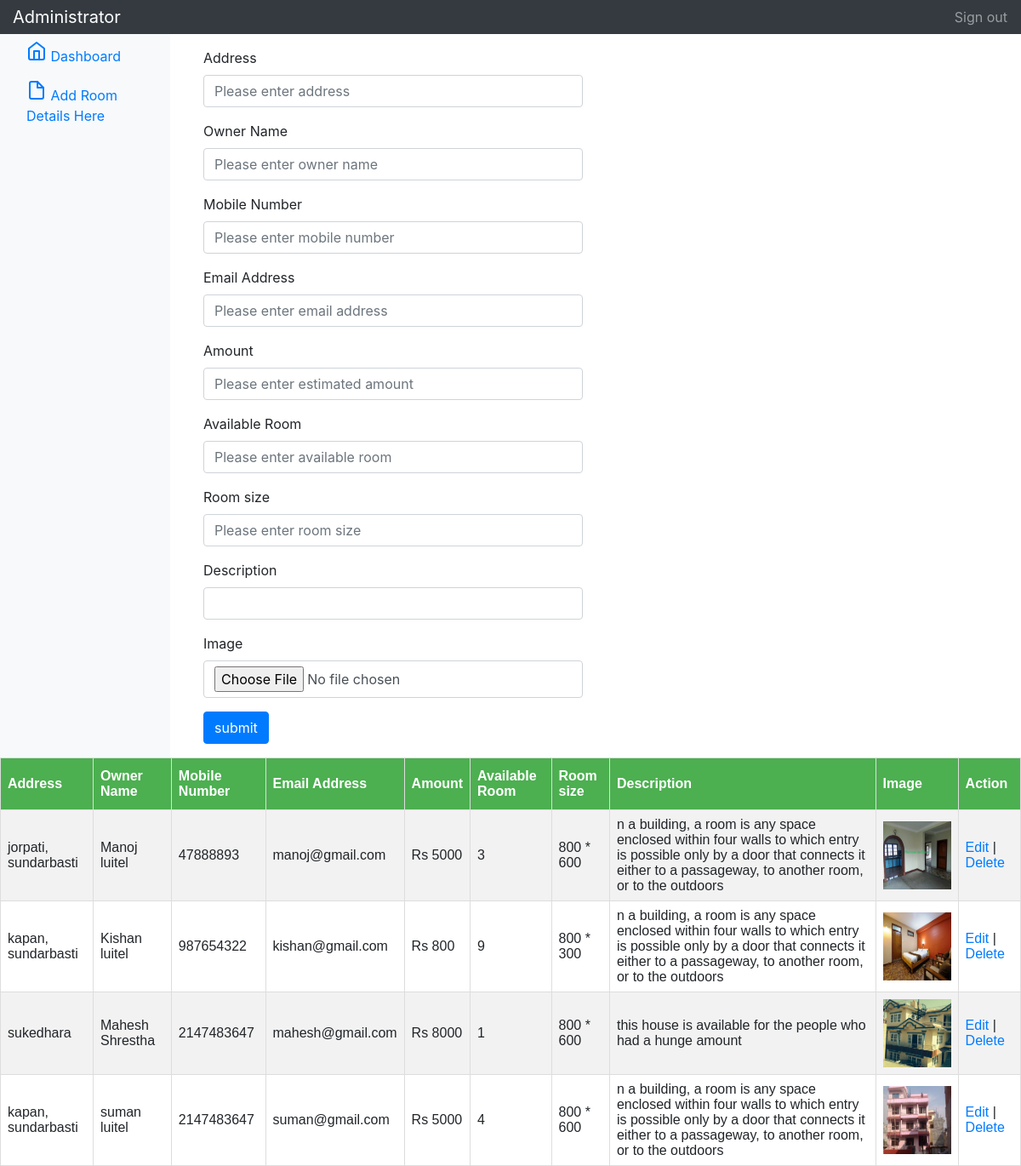
Page /Rental/admin/picture.php on the committed database.
### tables this page shows
CREATE TABLE `house` (
  `house_id` int(100) NOT NULL,
  `address` varchar(100) NOT NULL,
  `owner_name` varchar(100) NOT NULL,
  `number` int(50) NOT NULL,
  `email` varchar(50) NOT NULL,
  `amount` varchar(100) NOT NULL,
  `available_room` int(20) NOT NULL,
  `room_size` varchar(20) NOT NULL,
  `description` varchar(200) NOT NULL,
  `image` varchar(100) NOT NULL
);

### Rental/admin/picture.php (the view, shortened to what this page needs)
<?php
require '../header.php';
require 'navigation.php';
?>
<main role="main" class="col-md-9 ml-sm-auto col-lg-10 pt-3 px-4">
  <div class="container picture">
    <div class="row">
      <div class="col-lg-6">
        <form method="post" action="pictureaction.php" enctype="multipart/form-data">
          <div class="form-group">
           <label for="exampleFormControlTextarea1">Address</label>
           <input type="text" required class="form-control" name="address" aria-describedby="emailHelp" placeholder="Please enter address" value="">
         </div>
         <div class="form-group">
           <label for="exampleFormControlTextarea1">Owner Name</label>
           <input type="text" required class="form-control" name="name" aria-describedby="emailHelp" placeholder="Please enter owner name" value="">
         </div>
         <div class="form-group">
           <label for="exampleFormControlTextarea1">Mobile Number</label>
           <input type="number" required class="form-control" aria-describedby="emailHelp" placeholder="Please enter mobile number" name="number" value="">
         </div>
         <div class="form-group">
           <label for="exampleFormControlTextarea1">Email Address</label>
           <input type="email" required class="form-control"  aria-describedby="emailHelp" placeholder="Please enter email address" name="email" value="">
         </div>
         <div class="form-group">
           <label for="exampleFormControlTextarea1">Amount</label>
           <input type="text" required class="form-control" aria-describedby="emailHelp" placeholder="Please enter estimated amount" name="amount" value="">
         </div>
            <div class="form-group">
           <label for="exampleFormControlTextarea1">Available Room</label>
           <input type="text" required class="form-control" aria-describedby="emailHelp" placeholder="Please enter available room" name="available_room">
         </div>
         <div class="form-group">
           <label for="exampleFormControlTextarea1">Room size</label>
           <input type="text" required class="form-control" aria-describedby="emailHelp" placeholder="Please enter room size" name="room_size">
         </div>
         <div class="form-group">
           <label for="exampleFormControlTextarea1">Description </label>
           <input type="textarea" required class="form-control"  name="description" value="">
         </div>
         <div class="form-group">
           <label for="exampleFormControlTextarea1">Image </label>
           <input type="file" required class="form-control"  name="aimage" value="">
         </div>
         <button type="submit" class="btn btn-primary" name="submit">submit</button>
       </form>
     </div>
   </div>
 </div>
</main>
</div>
</div>
<table id="customers">
  <tr>
    <th>Address</th>
    <th>Owner Name</th>
    <th>Mobile Number</th>
    <th>Email Address</th>
    <th>Amount</th>
    <th>Available Room</th>
    <th>Room size</th>
    <th>Description</th>
    <th>Image</th>
    <th>Action</th>
  </tr>
  <?php
  require_once('../dbconnection.php');
  $sqlselect = "select * from house";
  $select=mysqli_query($conn, $sqlselect);
  if($select!=""):
    $path = (@$_SERVER["HTTPS"] == "on") ? "https://" : "http://";
    $path .=$_SERVER["SERVER_NAME"]. dirname($_SERVER["PHP_SELF"]);
    while ($row = mysqli_fetch_assoc($select)):
      ?>
      <tr>
        <td><?php echo $row["address"]; ?></td>
        <td><?php echo $row["owner_name"]; ?></td>
        <td><?php echo $row["number"]; ?></td>
        <td><?php echo $row["email"]; ?></td>
        <td><?php echo $row["amount"]; ?></td>
        <td><?php echo $row["available_room"]; ?></td>
        <td><?php echo $row["room_size"]; ?></td>
        <td><?php echo $row["description"]; ?></td>
        <td><img src="<?php echo $path."/dataimg/".$row['image']; ?>" width="80" height="80" /></td>
        <td><a href="drawingedit.php?id=<?php echo $row["house_id"]; ?>">Edit</a> | <a href="drawingdelete.php?id=<?php echo $row["house_id"]; ?>" onclick="return confirm('Are you sure you want to delete this item?');">Delete</a></td>
      </tr>
      <?php
    endwhile;
  endif;
  ?>
</table>

### Rental/header.php
<html>
<head>
	<link rel="stylesheet" href="https://maxcdn.bootstrapcdn.com/bootstrap/4.0.0/css/bootstrap.min.css">
	<link rel="stylesheet" href="assets/bootstrap1.css">
	<link rel="stylesheet" type="text/css" href="assets/style.css">
</head>
<body>

### Rental/admin/navigation.php
<nav class="navbar navbar-dark sticky-top bg-dark flex-md-nowrap p-0">
  <a class="navbar-brand col-sm-3 col-md-2 mr-0" href="#">Administrator</a>
  <ul class="navbar-nav px-3">
    <li class="nav-item text-nowrap">
      <a class="nav-link" href="signout.php">Sign out</a>
    </li>
  </ul>
</nav>
<div class="container-fluid">
  <div class="row">
    <nav class="col-md-2 d-none d-md-block bg-light sidebar">
      <div class="sidebar-sticky">
        <ul class="nav flex-column">
          <li class="nav-item">
            <a class="nav-link" href="http://localhost/Rental/admin/index.php">
              <span data-feather="home"></span>
              Dashboard <span class="sr-only">(current)</span>
            </a>
          </li>
          <li class="nav-item">
            <a class="nav-link" href="picture.php">
              <span data-feather="file"></span>
              Add Room Details Here
            </a>
          </li>
        </ul>
      </div>
    </nav>

### Rental/assets/style.css (style rules this page uses)
.container { background:#fff; border-radius: 10px; }
.picture { float: left; }

### Rental/admin/picture.php (style rules this page uses)
#customers { font-family: "Trebuchet MS", Arial, Helvetica, sans-serif; border-collapse: collapse; width: 100%; }
#customers td, #customers th { border: 1px solid #ddd; padding: 8px; }
#customers tr:nth-child(even) { background-color: #f2f2f2; }
#customers th { padding-top: 12px; padding-bottom: 12px; text-align: left; background-color: #4CAF50; color: white; }

### rows in the picture
house: address "jorpati, sundarbasti", owner_name "Manoj luitel", number "47888893", email "manoj@gmail.com", amount "Rs 5000", available_room "3", room_size "800 * 600", description "n a building, a room is any space enclosed within four walls to which entry is possible only by a door that connects it either to a passageway, to another room, or to the outdoors", image (picture)
house: address "kapan, sundarbasti", owner_name "Kishan luitel", number "987654322", email "kishan@gmail.com", amount "Rs 800", available_room "9", room_size "800 * 300", description "n a building, a room is any space enclosed within four walls to which entry is possible only by a door that connects it either to a passageway, to another room, or to the outdoors", image (picture)
house: address "sukedhara", owner_name "Mahesh Shrestha", number "2147483647", email "mahesh@gmail.com", amount "Rs 8000", available_room "1", room_size "800 * 600", description "this house is available for the people who had a hunge amount", image (picture)
house: address "kapan, sundarbasti", owner_name "suman luitel", number "2147483647", email "suman@gmail.com", amount "Rs 5000", available_room "4", room_size "800 * 600", description "n a building, a room is any space enclosed within four walls to which entry is possible only by a door that connects it either to a passageway, to another room, or to the outdoors", image (picture)
